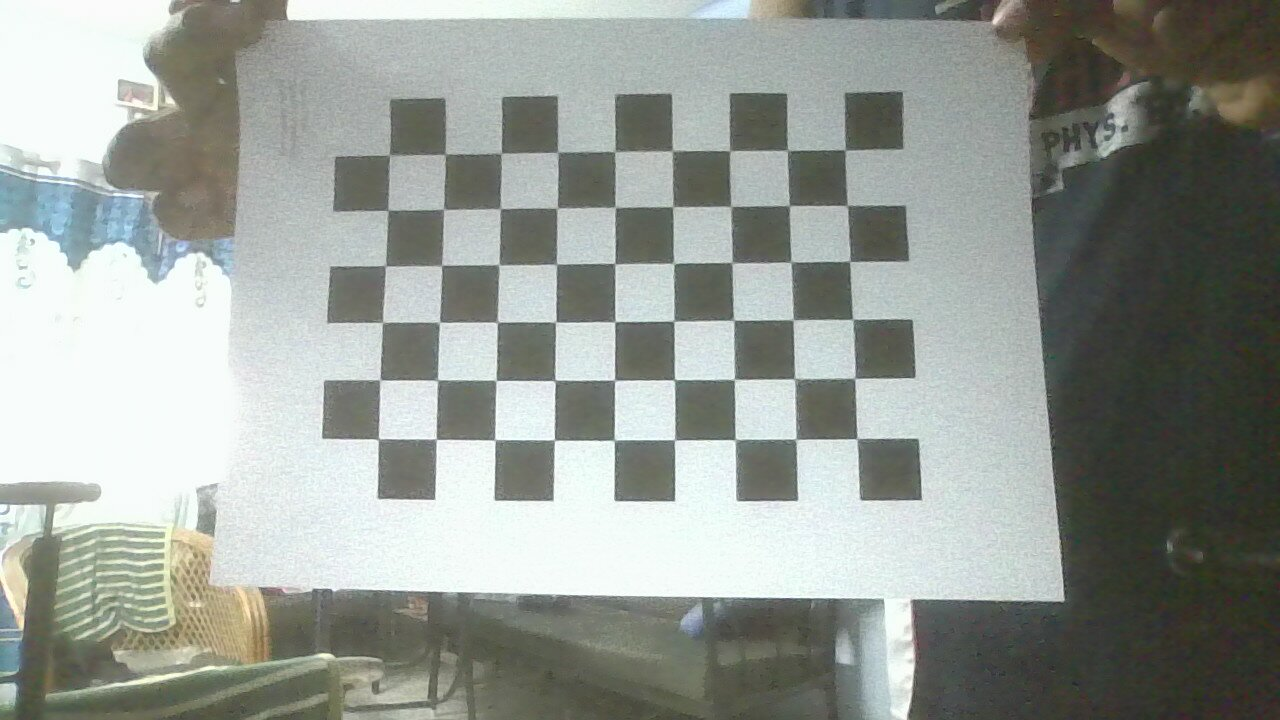
#> input picture calibration_images/2024-07-03-121345.jpg, 1280 x 720 px; its folder holds only this picture in this run
$ python calib.py
#> lines starting #> are read from the running program, lines starting #| are printed output that depends on the picture; after the words box and inside, x2 and y2 are one past the last pixel; in counts of white or black regions, pixels touching at a corner belong together; long printed decimals are rounded
import cv2
import numpy as np
import glob

# Define the chessboard size
chessboard_size = (9, 6)

# Define arrays to store object points and image points from all images
obj_points = []  # 3D point in real-world space
img_points = []  # 2D points in image plane

# Prepare object points, like (0,0,0), (1,0,0), (2,0,0), ..., (8,5,0)
objp = np.zeros((chessboard_size[0] * chessboard_size[1], 3), np.float32)
objp[:, :2] = np.mgrid[0 : chessboard_size[0], 0 : chessboard_size[1]].T.reshape(-1, 2)

# Load images
images = glob.glob("calibration_images/*.jpg")

for fname in images:
    img = cv2.imread(fname)
#> img is the input picture: shape (720, 1280, 3); mean B, G, R 148.1, 154.1, 148.7
    gray = cv2.cvtColor(img, cv2.COLOR_BGR2GRAY)
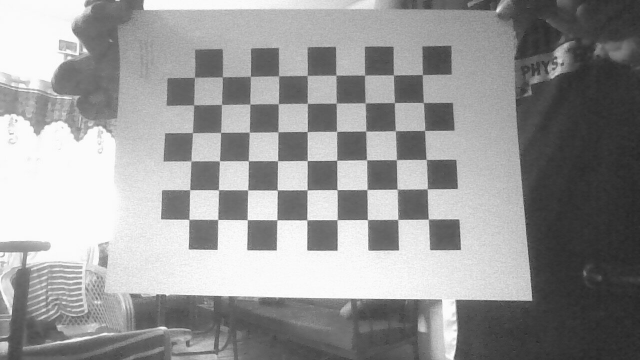
#> gray: shape (720, 1280) (shown at 1/2 size); min 37, max 255, mean 151.8

    # Find the chessboard corners
    ret, corners = cv2.findChessboardCorners(gray, chessboard_size, None)
#> ret = True; corners = 54 rows, first 8: [856.2, 438.8], [795.3, 438.7], [734.8, 439.6], [674.6, 439.6], [614.3, 440.2], [554.6, 440.1], [494.7, 439.9], [436.4, 438.9]

    # If found, add object points and image points (after refining them)
    if ret:
        obj_points.append(objp)
        img_points.append(corners)

        # Draw and display the corners
        cv2.drawChessboardCorners(img, chessboard_size, corners, ret)
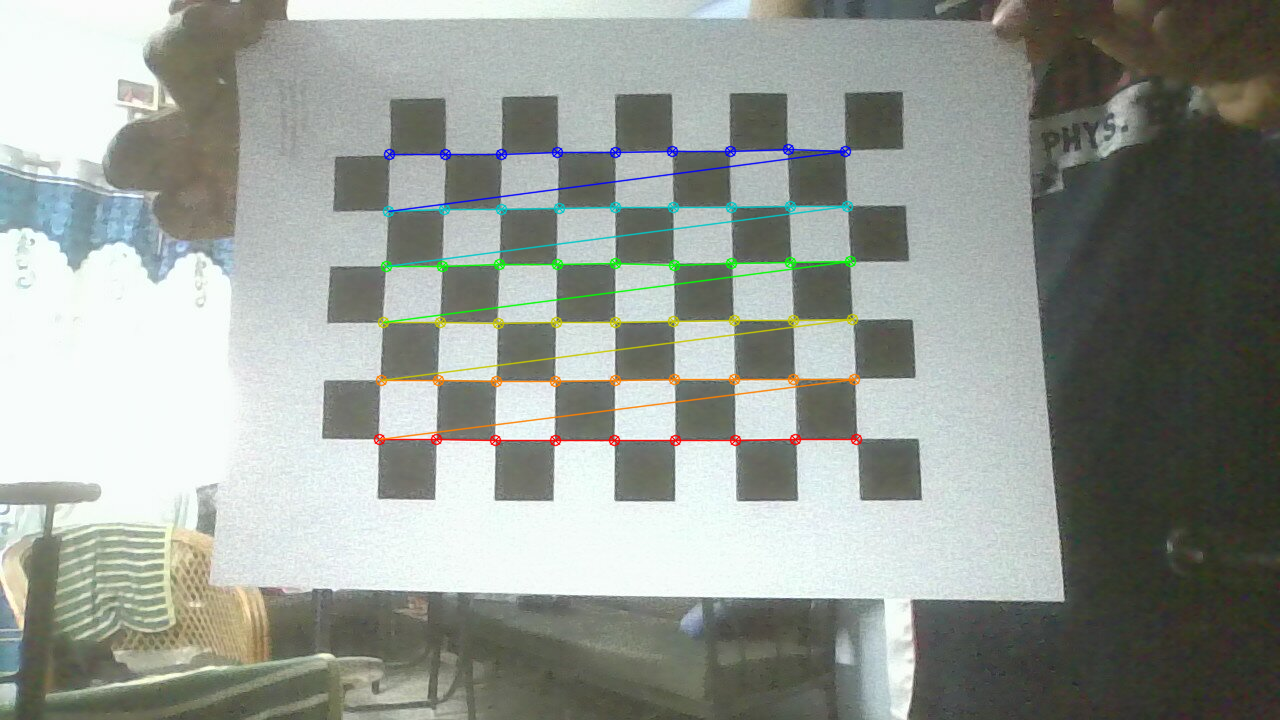
#> img: shape (720, 1280, 3); 2.14% of pixels changed, all inside (x1, y1, x2, y2) = (373, 143, 863, 447)
        cv2.imshow("img", img)
        cv2.waitKey(500)

cv2.destroyAllWindows()

# Perform camera calibration to find intrinsic and extrinsic parameters
ret, K, dist, rvecs, tvecs = cv2.calibrateCamera(
    obj_points, img_points, gray.shape[::-1], None, None
)
#> ret = 0.676; K = [[376.7, 0, 664.1], [0, 372.3, 330.1], [0, 0, 1]]; dist = [[0.0485, -0.19, -0.00358, 0.000546, 0.161]]; rvecs = ([0.0161, 0.107, 3.13],); tvecs = ([3.17, 1.82, 6.23],)

# K is the intrinsic matrix
print("Intrinsic Matrix (K):\n", K)
#| Intrinsic Matrix (K):
#|  [[376.700   0.         664.140]
#|  [  0.         372.343 330.065]
#|  [  0.           0.           1.        ]]

# Compute the extrinsic matrix for the first image
rvec = rvecs[0]
#> rvec = [0.0161, 0.107, 3.13]
tvec = tvecs[0]
#> tvec = [3.17, 1.82, 6.23]
R, _ = cv2.Rodrigues(rvec)
#> R = [[-1, -0.00576, 0.0105], [0.00646, -0.998, 0.0681], [0.0101, 0.0682, 0.998]]
P = np.hstack((R, tvec.reshape(-1, 1)))
#> P = [[-1, -0.00576, 0.0105, 3.17], [0.00646, -0.998, 0.0681, 1.82], [0.0101, 0.0682, 0.998, 6.23]]
print("Extrinsic Matrix (P) for the first image:\n", P)
#| Extrinsic Matrix (P) for the first image:
#|  [[-9.99928335e-01 -5.76040828e-03  1.04949250e-02  3.17353993e+00]
#|  [ 6.46237628e-03 -9.97655584e-01  6.81290876e-02  1.82300378e+00]
#|  [ 1.00778692e-02  6.81920273e-02  9.97621313e-01  6.23060505e+00]]
print(rvec)
#| [[0.01614]
#|  [0.1069]
#|  [3.134]]
print(tvec)
#| [[3.174]
#|  [1.823]
#|  [6.231]]
np.save("calibration_params", {"K": K, "dist": dist, "R":rvec, "t":tvec, "P":P})

$ run again, on calibration_images/2024-07-03-121437.jpg
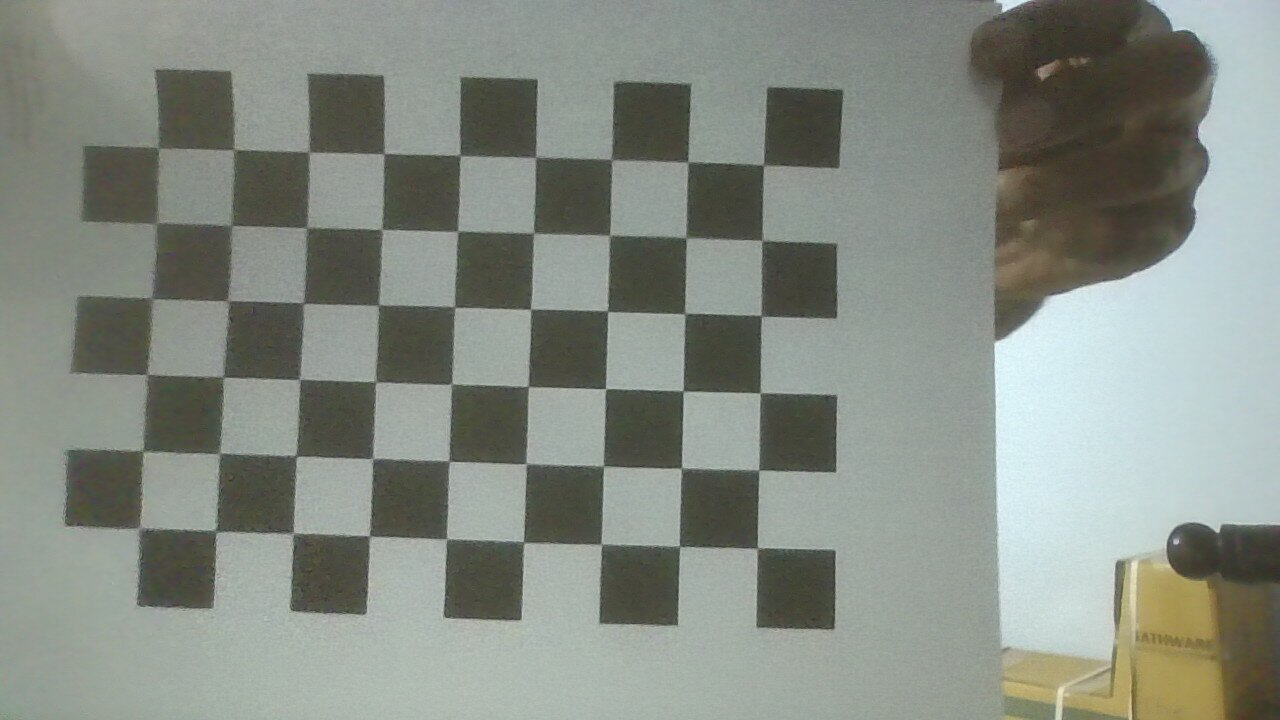
#> input picture calibration_images/2024-07-03-121437.jpg, 1280 x 720 px
#> img is the input picture: shape (720, 1280, 3); mean B, G, R 131.5, 140.1, 133.8
#> `gray = cv2.cvtColor(img, cv2.COLOR_BGR2GRAY)`:
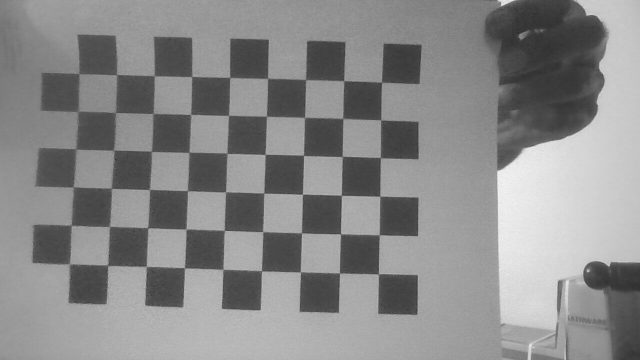
#> gray: shape (720, 1280) (shown at 1/2 size); min 37, max 251, mean 137.3
#> `ret, corners = cv2.findChessboardCorners(gray, chessboard_size, None)`: ret = True; corners = 54 rows, first 8: [758.7, 547.4], [679.3, 545.3], [601.7, 544], [524.6, 543.3], [447, 537.4], [369, 535.3], [294.5, 532.3], [215.5, 531]
#> `cv2.drawChessboardCorners(img, chessboard_size, corners, ret)`:
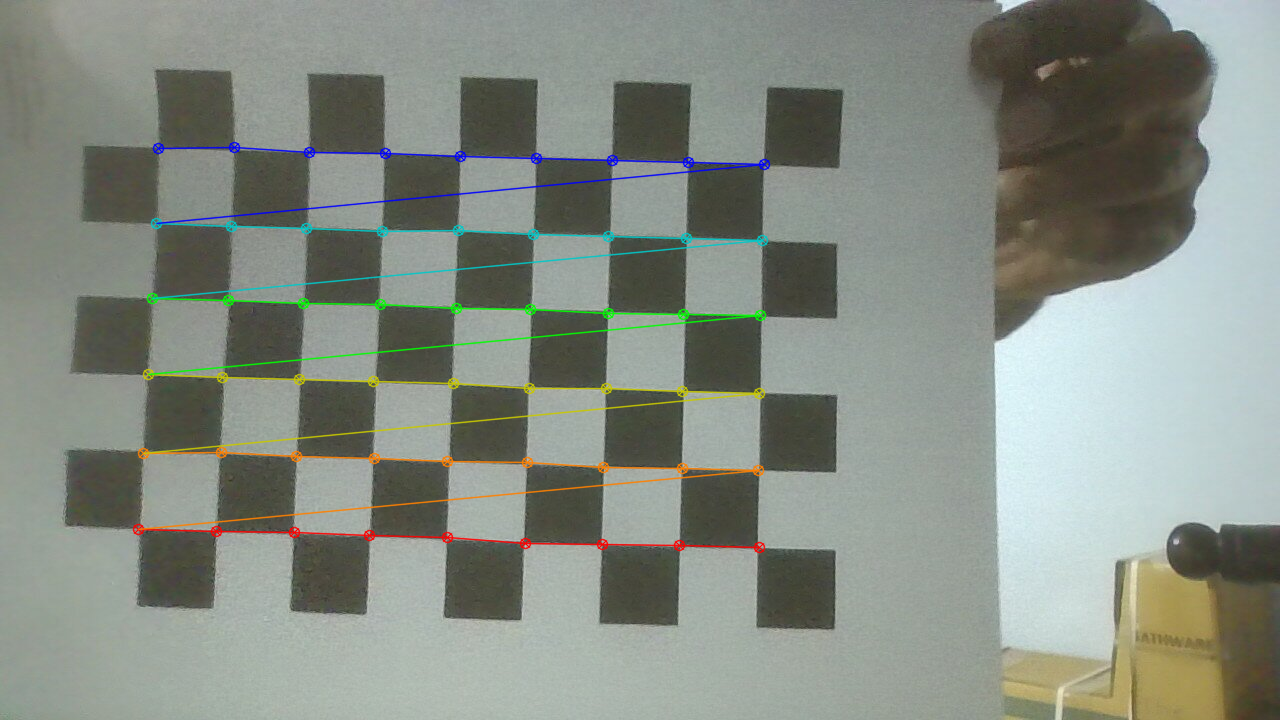
#> img: shape (720, 1280, 3); 2.66% of pixels changed, all inside (x1, y1, x2, y2) = (132, 141, 771, 554)
#> `ret, K, dist, rvecs, tvecs = cv2.calibrateCamera( obj_points, img_poin..`: ret = 1.24; K = [[2752.1, 0, 576.3], [0, 2772.2, 203.4], [0, 0, 1]]; dist = [[0.623, -37.66, -0.0124, 0.0132, 704]]; rvecs = ([-0.0186, -0.264, -3.1],); tvecs = ([2.32, 4.41, 35.48],)
#| Intrinsic Matrix (K):
#|  [[2.75205635e+03 0.00000000e+00 5.76272099e+02]
#|  [0.00000000e+00 2.77222191e+03 2.03376109e+02]
#|  [0.00000000e+00 0.00000000e+00 1.00000000e+00]]
#> rvec = [-0.0186, -0.264, -3.1]
#> tvec = [2.32, 4.41, 35.48]
#> R = [[-1, 0.0285, 0.00954], [-0.0265, -0.985, 0.169], [0.0142, 0.169, 0.986]]
#> P = [[-1, 0.0285, 0.00954, 2.32], [-0.0265, -0.985, 0.169, 4.41], [0.0142, 0.169, 0.986, 35.48]]
#| Extrinsic Matrix (P) for the first image:
#|  [[-9.99547128e-01  2.85388182e-02  9.54332100e-03  2.31956652e+00]
#|  [-2.65128027e-02 -9.85205642e-01  1.69313065e-01  4.41403494e+00]
#|  [ 1.42341285e-02  1.68983368e-01  9.85516114e-01  3.54791081e+01]]
#| [[-0.01858]
#|  [-0.2644]
#|  [-3.103]]
#| [[ 2.320]
#|  [ 4.414]
#|  [35.479]]

$ run again, on calibration_images/2024-07-03-121446.jpg
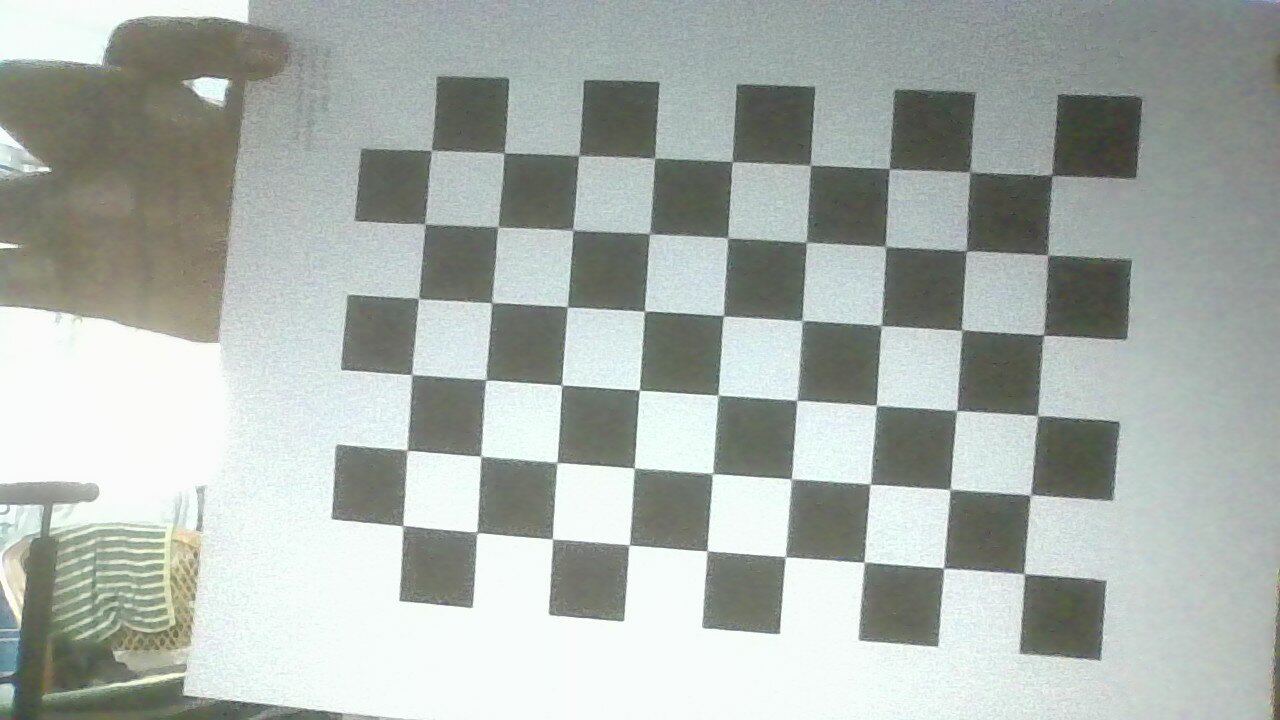
#> input picture calibration_images/2024-07-03-121446.jpg, 1280 x 720 px
#> img is the input picture: shape (720, 1280, 3); mean B, G, R 171.5, 176.5, 169.4
#> `ret, corners = cv2.findChessboardCorners(gray, chessboard_size, None)`: ret = True; corners = 54 rows, first 8: [1024.4, 573.2], [943.3, 568.6], [863.8, 561.9], [786.1, 557.1], [707.3, 550.3], [629.3, 544.9], [552.3, 538.9], [476.6, 531.5]
#> `cv2.drawChessboardCorners(img, chessboard_size, corners, ret)`:
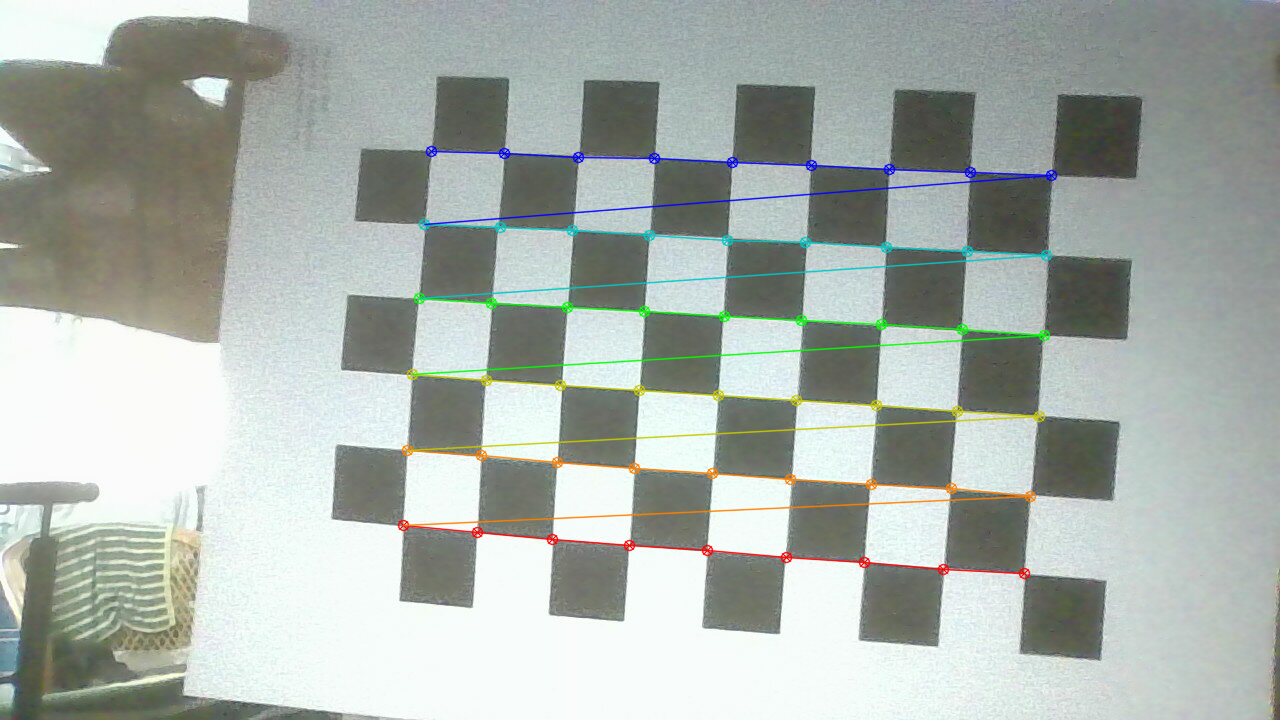
#> img: shape (720, 1280, 3); 2.71% of pixels changed, all inside (x1, y1, x2, y2) = (397, 145, 1058, 580)
#> `ret, K, dist, rvecs, tvecs = cv2.calibrateCamera( obj_points, img_poin..`: ret = 1.02; K = [[1063.8, 0, 540.1], [0, 1069.3, 398.2], [0, 0, 1]]; dist = [[-0.351, 1.15, -0.00667, 0.00974, -1.77]]; rvecs = ([-0.211, -0.0293, -3.07],); tvecs = ([6.07, 2.22, 12.9],)
#| Intrinsic Matrix (K):
#|  [[1.06377159e+03 0.00000000e+00 5.40125406e+02]
#|  [0.00000000e+00 1.06926612e+03 3.98181785e+02]
#|  [0.00000000e+00 0.00000000e+00 1.00000000e+00]]
#> rvec = [-0.211, -0.0293, -3.07]
#> tvec = [6.07, 2.22, 12.9]
#> R = [[-0.988, 0.07, 0.136], [-0.0674, -0.997, 0.0237], [0.137, 0.0143, 0.99]]
#> P = [[-0.988, 0.07, 0.136, 6.07], [-0.0674, -0.997, 0.0237, 2.22], [0.137, 0.0143, 0.99, 12.9]]
#| Extrinsic Matrix (P) for the first image:
#|  [[-0.9882  0.07004  0.136  6.073]
#|  [-0.06743  -0.9974  0.02374  2.222]
#|  [ 0.1373  0.01429  0.9904  12.900 ]]
#| [[-0.2107]
#|  [-0.02932]
#|  [-3.065]]
#| [[ 6.073]
#|  [ 2.222]
#|  [12.900 ]]
